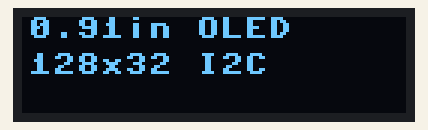
Bench run of a program on a simulated ESP32 board running MicroPython. Parts: 128×32 one-colour display. Library files of the repository ran but are not shown: ssd1306.py. At 0.0 s the program stops and its outputs stay as they are.

Above: at 0.1 s.

The program:

oled.py
```python
from machine import Pin, I2C
from ssd1306 import SSD1306_I2C
i2c = I2C(0, scl=Pin(22), sda=Pin(21))     # Your wiring
oled = SSD1306_I2C(128, 32, i2c)
oled.fill(0)
oled.text("0.91in OLED", 0, 0)
oled.text("128x32 I2C", 0, 12)
oled.show()
```
